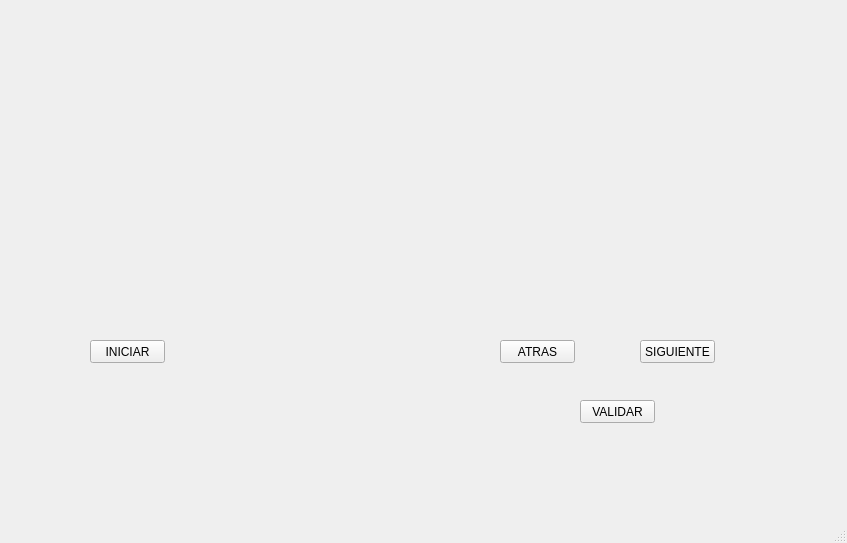
<?xml version="1.0" encoding="UTF-8"?>
<ui version="4.0">
 <class>MainWindow</class>
 <widget class="QMainWindow" name="MainWindow">
  <property name="geometry">
   <rect>
    <x>0</x>
    <y>0</y>
    <width>847</width>
    <height>543</height>
   </rect>
  </property>
  <property name="windowTitle">
   <string>MainWindow</string>
  </property>
  <widget class="QWidget" name="centralwidget">
   <widget class="QLabel" name="label">
    <property name="geometry">
     <rect>
      <x>40</x>
      <y>40</y>
      <width>161</width>
      <height>81</height>
     </rect>
    </property>
    <property name="text">
     <string/>
    </property>
    <property name="pixmap">
     <pixmap>../Imagenes/uat-logo.jpg</pixmap>
    </property>
    <property name="scaledContents">
     <bool>true</bool>
    </property>
   </widget>
   <widget class="QLabel" name="label_2">
    <property name="geometry">
     <rect>
      <x>560</x>
      <y>30</y>
      <width>141</width>
      <height>121</height>
     </rect>
    </property>
    <property name="text">
     <string/>
    </property>
    <property name="pixmap">
     <pixmap>../Imagenes/Fi.png</pixmap>
    </property>
    <property name="scaledContents">
     <bool>true</bool>
    </property>
   </widget>
   <widget class="QLabel" name="label_4">
    <property name="geometry">
     <rect>
      <x>730</x>
      <y>420</y>
      <width>91</width>
      <height>81</height>
     </rect>
    </property>
    <property name="text">
     <string/>
    </property>
    <property name="pixmap">
     <pixmap>../Imagenes/Xd.jpg</pixmap>
    </property>
    <property name="scaledContents">
     <bool>true</bool>
    </property>
   </widget>
   <widget class="QPushButton" name="btn_iniciar">
    <property name="geometry">
     <rect>
      <x>90</x>
      <y>340</y>
      <width>75</width>
      <height>23</height>
     </rect>
    </property>
    <property name="text">
     <string>INICIAR</string>
    </property>
   </widget>
   <widget class="QLabel" name="imagenPC">
    <property name="geometry">
     <rect>
      <x>40</x>
      <y>130</y>
      <width>181</width>
      <height>181</height>
     </rect>
    </property>
    <property name="text">
     <string/>
    </property>
    <property name="pixmap">
     <pixmap>../Imagenes/xd1.jpg</pixmap>
    </property>
    <property name="scaledContents">
     <bool>true</bool>
    </property>
   </widget>
   <widget class="QLabel" name="imagenUsu">
    <property name="geometry">
     <rect>
      <x>520</x>
      <y>130</y>
      <width>181</width>
      <height>181</height>
     </rect>
    </property>
    <property name="text">
     <string/>
    </property>
    <property name="pixmap">
     <pixmap>../Imagenes/xd1.jpg</pixmap>
    </property>
    <property name="scaledContents">
     <bool>true</bool>
    </property>
   </widget>
   <widget class="QPushButton" name="btn_atras">
    <property name="geometry">
     <rect>
      <x>500</x>
      <y>340</y>
      <width>75</width>
      <height>23</height>
     </rect>
    </property>
    <property name="text">
     <string>ATRAS</string>
    </property>
   </widget>
   <widget class="QPushButton" name="btn_siguiente">
    <property name="geometry">
     <rect>
      <x>640</x>
      <y>340</y>
      <width>75</width>
      <height>23</height>
     </rect>
    </property>
    <property name="text">
     <string>SIGUIENTE</string>
    </property>
   </widget>
   <widget class="QPushButton" name="btn_validar">
    <property name="geometry">
     <rect>
      <x>580</x>
      <y>400</y>
      <width>75</width>
      <height>23</height>
     </rect>
    </property>
    <property name="text">
     <string>VALIDAR</string>
    </property>
   </widget>
  </widget>
  <widget class="QMenuBar" name="menubar">
   <property name="geometry">
    <rect>
     <x>0</x>
     <y>0</y>
     <width>847</width>
     <height>21</height>
    </rect>
   </property>
  </widget>
  <widget class="QStatusBar" name="statusbar"/>
 </widget>
 <resources>
  <include location="../Imagenes/Recursos.qrc"/>
 </resources>
 <connections/>
</ui>
